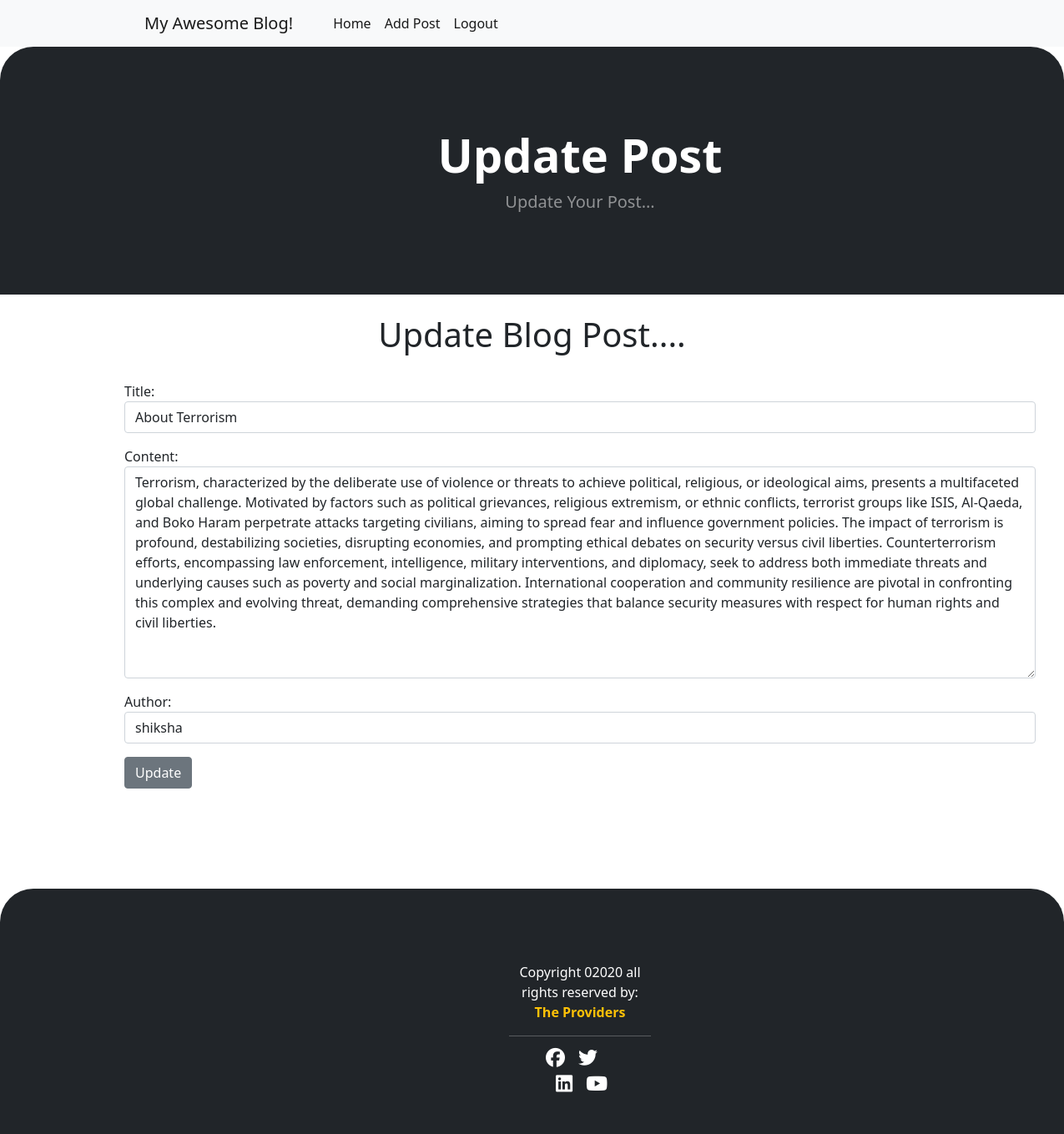
/article/edit/6 (signed in), run on the app's committed database.
### blog/models.py (models this page shows, shortened)
class Post(models.Model):
    title = models.CharField(max_length=255)
    content = models.TextField()
    author = models.ForeignKey(User, on_delete=models.CASCADE)
    published_date = models.DateTimeField(auto_now_add=True)
    likes = models.ManyToManyField(User, related_name = 'blog_posts')

### blog/views.py (the view)
# urls.py: path('article/edit/<int:pk>', UpdatePostView.as_view(),name='update_post'),
class UpdatePostView(UpdateView):
    model = Post
    form_class = EditForm
    template_name = 'update_post.html'

### blog/forms.py
class EditForm(forms.ModelForm):
    class Meta:
        model = Post
        fields = ('title', 'content', 'author')
        widgets ={
            'title': forms.TextInput(attrs={'class': 'form-control'}),
            'content': forms.Textarea(attrs={'class': 'form-control'}),
            'author': forms.Select(attrs={'class': 'form-control'}),
        }

### blog/templates/update_post.html (shortened to what this page needs)
{% extends 'base.html' %}
{% block content %}
{% load static %}
<!DOCTYPE html>
<html lang="en">
<head>
    <link href="https://cdn.jsdelivr.net/npm/bootstrap-icons@1.5.0/font/bootstrap-icons.css" rel="stylesheet">
    <link href="{% static 'css/styles.css' %}" rel="stylesheet">
</head>
<body>
    <header class="bg-dark py-5">
        <div class="container px-4 px-lg-5 my-5">
            <div class="text-center text-white">
                <h1 class="display-4 fw-bolder">Update Post</h1>
                <p class="lead fw-normal text-white-50 mb-0">Update Your Post...</p>
            </div>
        </div>
    </header><br/>
{% if user.is_authenticated %}
    <center><h1>Update Blog Post....</h1><br></center>
        <div class='form-group'>
            <div class="container">
    <form method="POST">
        {{ form.as_p }}
        <button type="submit" class="btn btn-secondary">Update</button><br><br><br><br><br><br>
    </form>
    </div>
    <div>
{% else %}
<br><br><br><center><h3>You are not allowed here! (You have to login first....)</h3></center><br><br><br><br><br><br><br><br><br><br><br><br><br><br><br><br><br><br><br><br><br><br><br><br><br><br><br><br>
{% endif %}
    {% include 'footer.html' %}
</body>
</html>
{% endblock %}

### blog/templates/footer.html (style rules this page uses)
.bg-dark { padding: 70px 0px; border-radius: 40px 40px 0 0; }
.container { margin-left: 125px; }

### data on the page
Post: title "About Terrorism", content "Terrorism, characterized by the deliberate use of violence or threats to achieve political, religious, or ideological aims, presents a multifaceted global challenge. Motivated by factors such as political grievances, religious extremism, or ethnic conflicts, terrorist groups like ISIS, Al-Qaeda, and Boko Haram perpetrate attacks targeting civilians, aiming to spread fear and influence government policies. The impact of terrorism is profound, destabilizing societies, disrupting economies, and prompting ethical debates on security versus civil liberties. Counterterrorism efforts, encompassing law enforcement, intelligence, military interventions, and diplomacy, seek to address both immediate…", author "shiksha"
